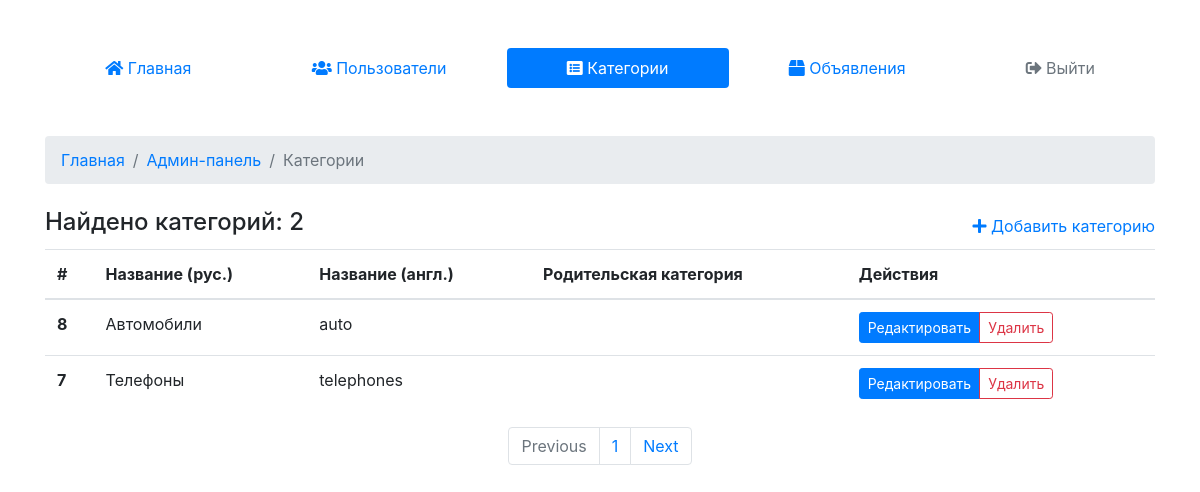
Page /admin/categories (signed in) on the earlier database version.
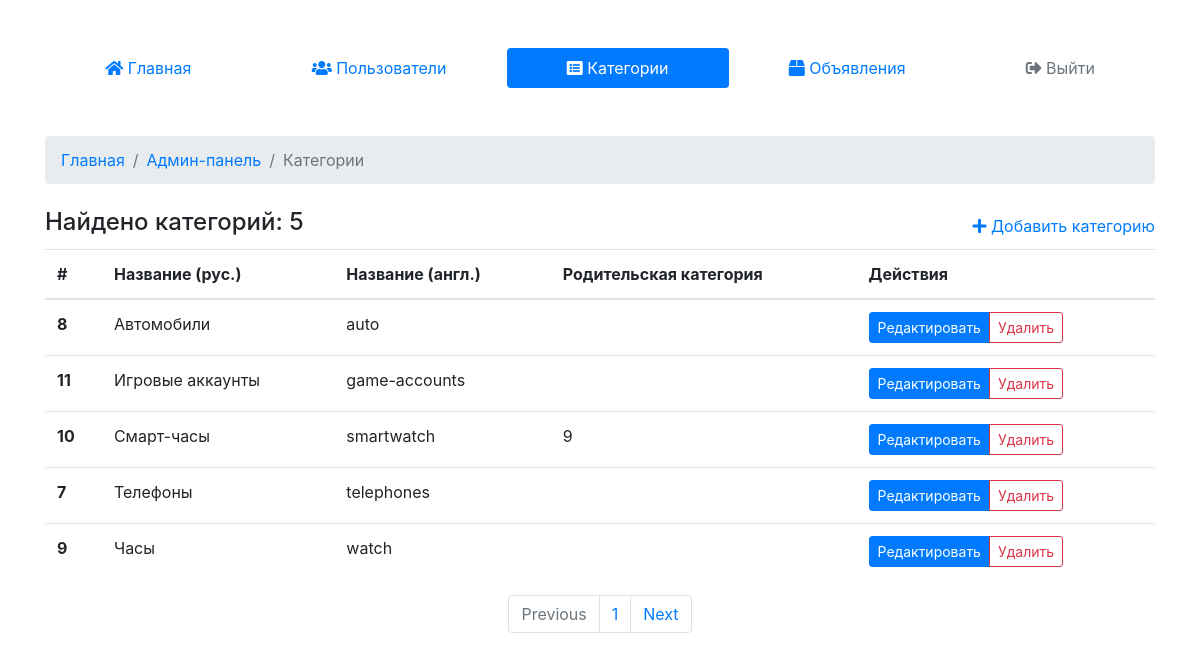
Same page on the later database version.
### tables this page shows
CREATE TABLE `categories` (
  `category_id` int(11) NOT NULL,
  `name` varchar(255) NOT NULL,
  `name_eng` varchar(255) NOT NULL,
  `parent_category` int(11) DEFAULT NULL
);

### core/classes/Category.class.php (called while the page is built, shortened)
<?php
  class Category {
    public static function getAll () {
      $db = new DB();
      $sel_cat = $db->conn()->prepare("SELECT * FROM `categories` ORDER BY `name` ASC");
      $sel_cat->execute();
      $sel_cat = $sel_cat->fetchAll();
      return $sel_cat;
    }
  }
?>

### core/classes/DB.class.php (called while the page is built)
<?php
	class DB {
		private $pdo;
		public function __construct() {
			$dsn = "mysql:host=localhost;dbname=mbk_shop_user;charset=utf8";
			$opt = [
					PDO::ATTR_ERRMODE            => PDO::ERRMODE_EXCEPTION,
					PDO::ATTR_DEFAULT_FETCH_MODE => PDO::FETCH_ASSOC,
					PDO::ATTR_EMULATE_PREPARES   => false,
			];
			$test_pdo = new PDO($dsn, "olga", "olga", $opt);
			if ($test_pdo == true) {
				$this->pdo = $test_pdo;
			} else {
				throw new Exception("Ошибка подключения к базе данных.");
			}
		}
		public function conn () {
			return $this->pdo;
		}
	}
?>

### templates/Default/admin/categories.php (the view, shortened to what this page needs)
<!doctype html>
<html lang="en">
<head>
  <link rel="stylesheet" href="https://stackpath.bootstrapcdn.com/bootstrap/4.1.3/css/bootstrap.min.css">
  <link rel="stylesheet" href="https://use.fontawesome.com/releases/v5.4.2/css/all.css">
</head>
<body>
  <div class="container">
    <div class="row">
      <div class="col-md-12 mt-5">
        <nav class="nav nav-pills flex-column flex-sm-row">
          <a class="flex-sm-fill text-sm-center nav-link" href="/admin"><i class="fas fa-home"></i> Главная</a>
          <a class="flex-sm-fill text-sm-center nav-link" href="/admin/users"><i class="fas fa-users"></i> Пользователи</a>
          <a class="flex-sm-fill text-sm-center nav-link active" href="/admin/categories"><i class="fas fa-list-alt"></i> Категории</a>
          <a class="flex-sm-fill text-sm-center nav-link" href="/admin/lots"><i class="fas fa-box"></i> Объявления</a>
          <a class="flex-sm-fill text-sm-center nav-link disabled" href="/logout"><i class="fas fa-sign-out-alt"></i> Выйти</a>
        </nav>
      </div>
    </div>
    <div class="row">
      <div class="col-md-12 mt-5">
        <nav aria-label="breadcrumb">
          <ol class="breadcrumb">
            <li class="breadcrumb-item"><a href="/">Главная</a></li>
            <li class="breadcrumb-item"><a href="/admin">Админ-панель</a></li>
            <li class="breadcrumb-item active" aria-current="page">Категории</li>
          </ol>
        </nav>
      </div>
      <div class="col-md-12 mt-2">
        <div class="d-flex justify-content-between align-items-center">
          <h4>Найдено категорий: <?=count($this->categories)?></h4>
          <a href="/admin/categories/add"><i class="fas fa-plus"></i> Добавить категорию</a>
        </div>
      </div>
      <div class="col-md-12 mt-1">
        <div class="table-responsive">
          <table class="table table-hover">
            <thead>
              <tr>
                <th scope="col">#</th>
                <th scope="col">Название (рус.)</th>
                <th scope="col">Название (англ.)</th>
                <th scope="col">Родительская категория</th>
                <th scope="col">Действия</th>
              </tr>
            </thead>
            <tbody>
          <? for($i = 0; $i < count($this->categories); $i++): ?>
              <tr>
                <th scope="row"><?=$this->categories[$i]['category_id']?></th>
                <td><?=$this->categories[$i]['name']?></td>
                <td><?=$this->categories[$i]['name_eng']?></td>
                <td><?=$this->categories[$i]['parent_category']?></td>
                <td>
                  <div class="btn-group btn-group-sm" role="group">
                    <a class="btn btn-primary" href="/admin/categories/edit/<?=$this->categories[$i]['category_id']?>">Редактировать</a>
                    <button class="btn btn-outline-danger" data-toggle="modal" data-target="#confirmDel" data-whatever="<?=$this->categories[$i]['category_id']?>">Удалить</button>
                  </div>
                </td>
              </tr>
          <? endfor; ?>
            </tbody>
          </table>
        </div>
        <nav aria-label="Page navigation example">
          <ul class="pagination justify-content-center">
            <li class="page-item disabled">
              <a class="page-link" href="#" tabindex="-1">Previous</a>
            </li>
            <li class="page-item"><a class="page-link" href="#">1</a></li>
            <li class="page-item">
              <a class="page-link" href="#">Next</a>
            </li>
          </ul>
        </nav>
      </div>
    </div>
  </div>
</body>
</html>

Differences in the rows shown:
added categories: category_id "11", name "Игровые аккаунты", name_eng "game-accounts"
added categories: category_id "10", name "Смарт-часы", name_eng "smartwatch", parent_category "9"
added categories: category_id "9", name "Часы", name_eng "watch"
Other differences:
count($this->categories): "2" → "5"
